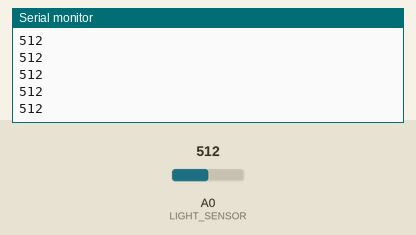
Recording of a sketch running on a simulated Arduino Uno, built with avr-gcc and run on an emulated ATmega328P. Parts: the last lines printed to the serial monitor. The inputs (shaded band) are chosen by the test bench; at power-on: A0 (LIGHT_SENSOR) = 512.

Above: at 1.2 s.
1.3 s: A0 (LIGHT_SENSOR) set to 716
At 1.31 s:
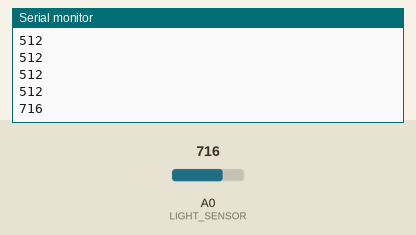
2.8 s: A0 (LIGHT_SENSOR) set to 900
At 2.81 s:
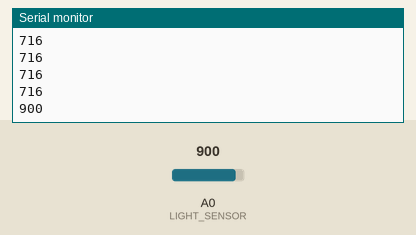
Timing chart, 0 to 5.8 s (numbered marks = the images above; inputs shaded):
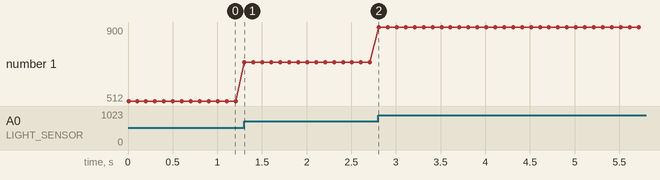

Measured:
- after the input at 1.3 s, the serial monitor: prints a new line at once (image 1)
- after the input at 2.8 s, the serial monitor: prints a new line at once (image 2)
- plotted number 1: 512 → 716 after the input at 1.3 s, 716 → 900 after the input at 2.8 s

The sketch:

readSensorLuminico.ino
```cpp
#define LIGHT_SENSOR A0

void setup() {

    Serial.begin(9600);

    Serial.println("Started");

    pinMode(LIGHT_SENSOR, INPUT);
}

void loop() {

    uint16_t data = analogRead(LIGHT_SENSOR);
    Serial.println(data);
    delay(100);
}
```
